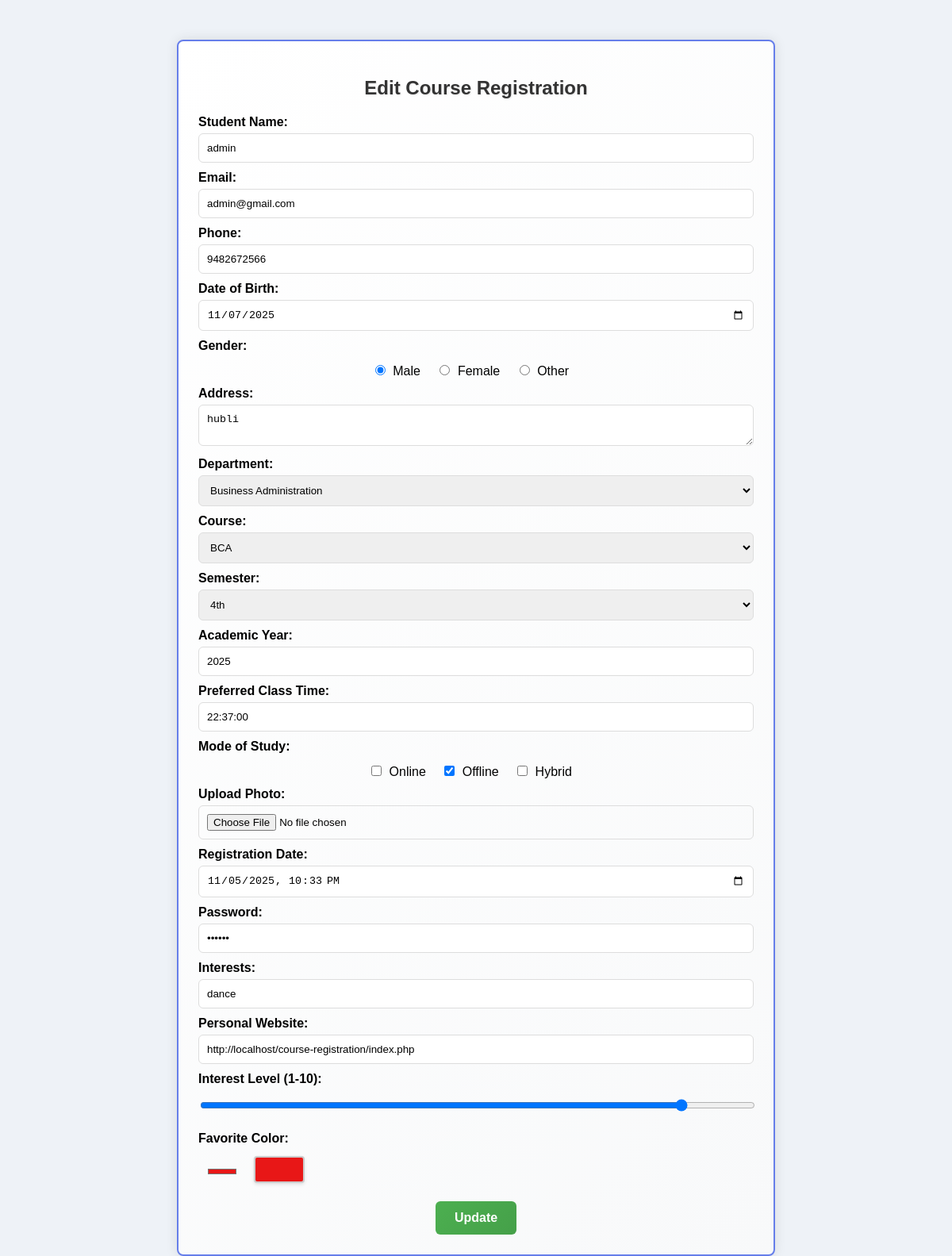
Screenshot of /edit.php?id=6 with the database file from the repository.
### tables this page shows
CREATE TABLE IF NOT EXISTS `users` (
  `id` int NOT NULL AUTO_INCREMENT,
  `student_name` varchar(100) NOT NULL,
  `student_email` varchar(100) NOT NULL,
  `student_phone` varchar(20) NOT NULL,
  `date_of_birth` date NOT NULL,
  `gender` enum('Male','Female','Other') NOT NULL,
  `address` text NOT NULL,
  `department` varchar(100) NOT NULL,
  `course_name` varchar(100) NOT NULL,
  `semester` varchar(10) NOT NULL,
  `year` int NOT NULL,
  `preferred_time` time NOT NULL,
  `mode_of_study` text,
  `photo` varchar(255) DEFAULT NULL,
  `registration_date` datetime NOT NULL,
  `created_at` timestamp NULL DEFAULT CURRENT_TIMESTAMP,
  `password` varchar(255) NOT NULL,
  `search` varchar(255) DEFAULT NULL,
  `url` varchar(255) DEFAULT NULL,
  `interest_level` int DEFAULT NULL,
  `favorite_color` varchar(7) DEFAULT '#000000',
  `pdf_file` varchar(255) DEFAULT NULL,
  PRIMARY KEY (`id`),
  UNIQUE KEY `student_email` (`student_email`)
);

### edit.php (the view, shortened to what this page needs)
<?php
include 'db.php';
$id = $_GET['id'];
$stmt = $conn->prepare("SELECT * FROM users WHERE id=?");
$stmt->execute([$id]);
$row = $stmt->fetch(PDO::FETCH_ASSOC);
?>
<!DOCTYPE html>
<html>
<head>
  <link rel="stylesheet" href="style.css">
</head>
<body>
  <div class="container">
    <h2>Edit Course Registration</h2>
    <form method="POST" action="update.php" enctype="multipart/form-data">
      <label>Student Name:</label>
      <input type="text" name="student_name" value="<?= $row['student_name']; ?>" oninput="this.value = this.value.replace(/[^a-zA-Z\s]/g, '')" required><br>
      <label>Email:</label>
      <input type="email" name="student_email" value="<?= $row['student_email']; ?>" required><br>
      <label>Phone:</label>
      <input type="number" name="student_phone" value="<?= $row['student_phone']; ?>" required><br>
      <label>Date of Birth:</label>
      <input type="date" name="date_of_birth" value="<?= $row['date_of_birth']; ?>" required><br>
      <label>Gender:</label>
      <div class="radio-group">
        <input type="radio" id="male" name="gender" value="Male" <?= $row['gender'] == 'Male' ? 'checked' : ''; ?> required> <label for="male">Male</label>
        <input type="radio" id="female" name="gender" value="Female" <?= $row['gender'] == 'Female' ? 'checked' : ''; ?> required> <label for="female">Female</label>
        <input type="radio" id="other" name="gender" value="Other" <?= $row['gender'] == 'Other' ? 'checked' : ''; ?> required> <label for="other">Other</label>
      </div>
      <label>Address:</label>
      <textarea name="address" required><?= $row['address']; ?></textarea><br>
      <label>Department:</label>
      <select name="department" required>
        <option value="Business Administration" <?= $row['department'] == 'Business Administration' ? 'selected' : ''; ?>>Business Administration</option>
      </select><br>
      <label>Course:</label>
      <select name="course_name" required>
        <option value="BCA" <?= $row['course_name'] == 'BCA' ? 'selected' : ''; ?>>BCA</option>
      </select><br>
      <label>Semester:</label>
      <select name="semester" required>
        <option value="4th" <?= $row['semester'] == '4th' ? 'selected' : ''; ?>>4th</option>
      </select><br>
      <label>Academic Year:</label>
      <input type="number" name="year" value="<?= $row['year']; ?>" min="2020" max="2030" required><br>
      <label>Preferred Class Time:</label>
      <input type="text" name="preferred_time" value="<?= $row['preferred_time']; ?>" placeholder="HH:MM AM/PM" required><br>
      <label>Mode of Study:</label>
      <div class="checkbox-group">
        <?php $modes = explode(',', $row['mode_of_study']); ?>
        <input type="checkbox" id="online" name="mode_of_study[]" value="Online" <?= in_array('Online', $modes) ? 'checked' : ''; ?>> <label for="online">Online</label>
        <input type="checkbox" id="offline" name="mode_of_study[]" value="Offline" <?= in_array('Offline', $modes) ? 'checked' : ''; ?>> <label for="offline">Offline</label>
        <input type="checkbox" id="hybrid" name="mode_of_study[]" value="Hybrid" <?= in_array('Hybrid', $modes) ? 'checked' : ''; ?>> <label for="hybrid">Hybrid</label>
      </div>
      <label>Upload Photo:</label>
      <input type="file" name="photo" accept="image/*"><br>
      <label>Registration Date:</label>
      <input type="datetime-local" name="registration_date" value="<?= date('Y-m-d\TH:i', strtotime($row['registration_date'])); ?>" required><br>
      <label>Password:</label>
      <input type="password" name="password" value="<?= $row['password']; ?>" required><br>
      <label>Interests:</label>
      <input type="search" name="search" value="<?= $row['search']; ?>"><br>
      <label>Personal Website:</label>
      <input type="url" name="url" value="<?= $row['url']; ?>"><br>
      <label>Interest Level (1-10):</label>
      <input type="range" name="range" min="1" max="10" value="<?= $row['interest_level']; ?>"><br>
      <label>Favorite Color:</label>
      <div class="color">
        <input type="color" id="favorite_color" name="favorite_color" value="<?= $row['favorite_color'] ?? '#000000'; ?>">
        <span id="color_preview"></span>
      </div>
      <button type="submit">Update</button>
    </form>
  </div>
</body>
</html>

### style.css (style rules this page uses)
body { font-family: Arial, sans-serif; background-color: #eef2f7; text-align: center; }
.container { background: linear-gradient(135deg, #ffffff 0%, #f8f9fa 100%); width: 700px; margin: 50px auto; padding: 25px; border: 2px solid #667eea; border-radius: 8px; box-shadow: 0 0 15px rgba(0,0,0,0.1); }
.container h2 { color: #333; font-size: 24px; margin-bottom: 20px; text-shadow: 1px 1px 2px rgba(0,0,0,0.1); }
label { display: block; margin-top: 10px; font-weight: bold; text-align: left; }
input[type="text"], input[type="email"], input[type="tel"], input[type="date"], input[type="time"], input[type="datetime-local"], input[type="number"], input[type="file"], input[type="password"], input[type="search"], input[type="url"], input[type="range"], input[type="color"], input[type="image"], input[type="reset"], textarea, select { width: 100%; padding: 10px; margin-top: 5px; border: 1px solid #ddd; border-radius: 6px; box-sizing: border-box; transition: border-color 0.3s ease; }
input[type="radio"], input[type="checkbox"] { margin-right: 5px; margin-top: 10px; }
.radio-group { margin-top: 5px; }
.radio-group input[type="radio"] { margin-right: 5px; }
.radio-group label { display: inline; font-weight: normal; margin-right: 15px; }
.checkbox-group { margin-top: 5px; }
.checkbox-group input[type="checkbox"] { margin-right: 5px; }
.checkbox-group label { display: inline; font-weight: normal; margin-right: 15px; }
button { background: linear-gradient(135deg, #4CAF50 0%, #45a049 100%); color: white; padding: 12px 24px; border: none; border-radius: 6px; cursor: pointer; margin-top: 20px; font-size: 16px; font-weight: bold; transition: transform 0.2s ease, box-shadow 0.2s ease; }
.color { display: flex; align-items: center; gap: 10px; margin-top: 10px; }
.color input[type="color"] { width: 60px; height: 35px; border: none; cursor: pointer; background: none; }
#color_preview { width: 60px; height: 30px; border: 2px solid #ccc; border-radius: 4px; background-color: transparent; box-shadow: 0 2px 4px rgba(0,0,0,0.1); }

### rows the page displays
users: student_name "admin", student_email "admin@gmail.com", student_phone "9482672566", date_of_birth "11/07/2025", gender "☑ Male", gender "☐ Female", gender "☐ Other", address "hubli", department "Business Administration", course_name "BCA", semester "4th", year "2025", preferred_time "22:37:00", mode_of_study "☑", registration_date "11/05/2025 22:33", search "dance", url "http://localhost/course-registration/index.php", range "9", favorite_color "#e81717"
